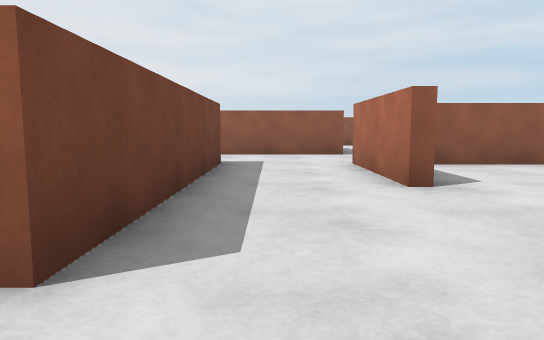
View 1 (above)

20 first-person views from a walk through a scene from a Unity 3-D project. The camera is 0.58 m above the floor, tilts 6° down and sees 70° across. The floor is counted in squares, 1 m on a side. Each view is taken from the middle of a square. On the plan, view 1 faces up. The plan holds only what a view shows up to about 10 squares ahead; the rest is blank. The place goes on beyond the plan.

View 2
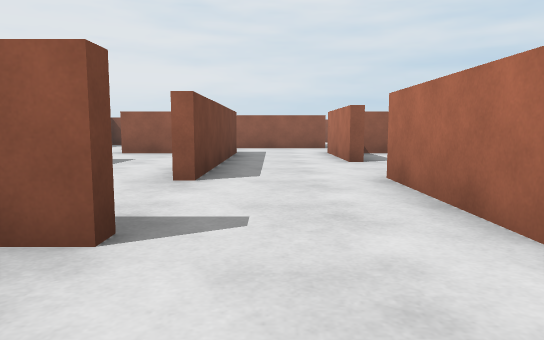

View 3
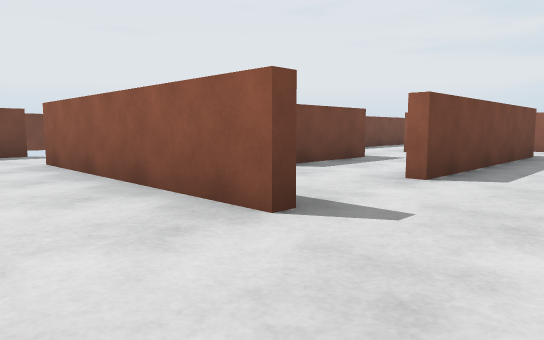

View 4
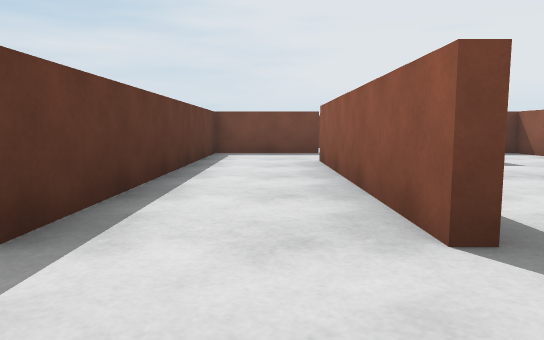

View 5
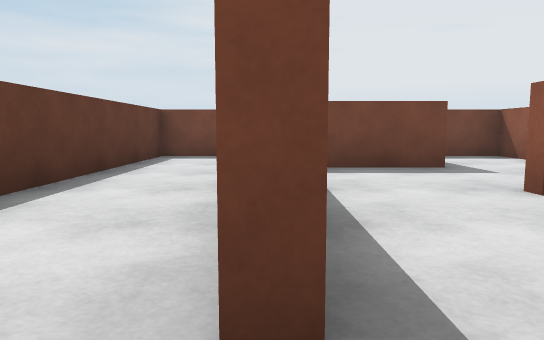

View 6
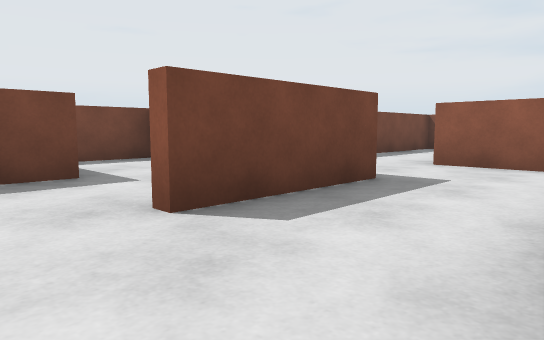

View 7
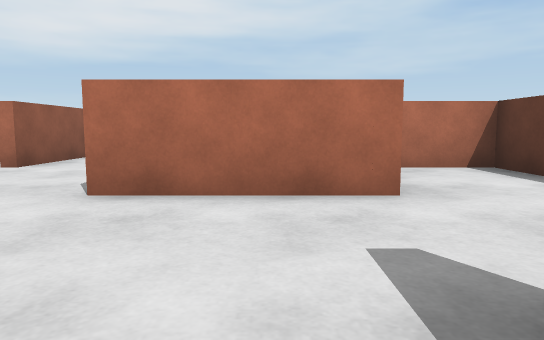

View 8
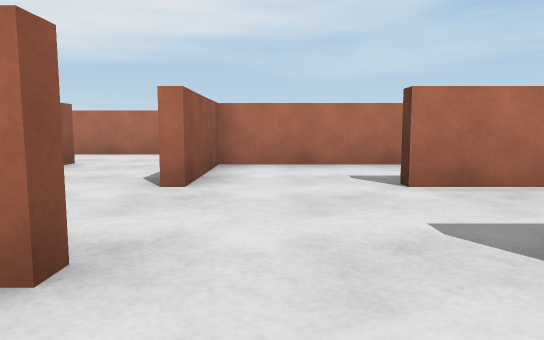

View 9
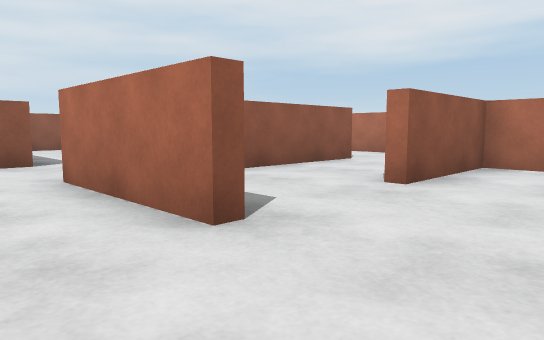

View 10
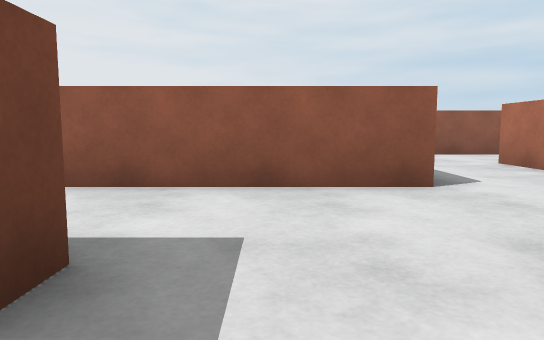

View 11
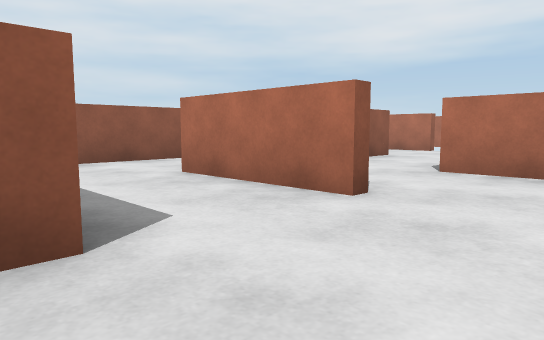

View 12
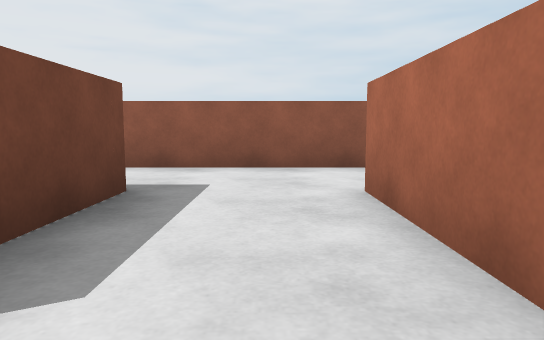

View 13
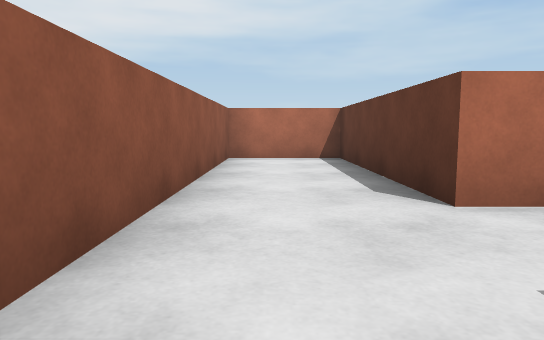

View 14
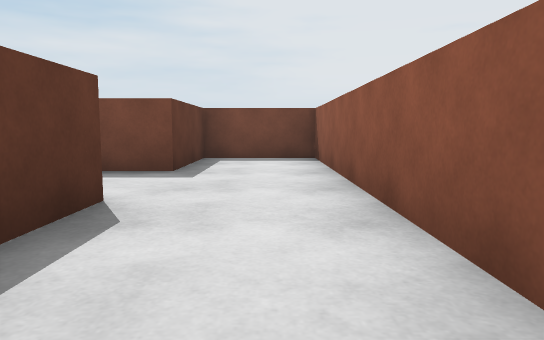

View 15
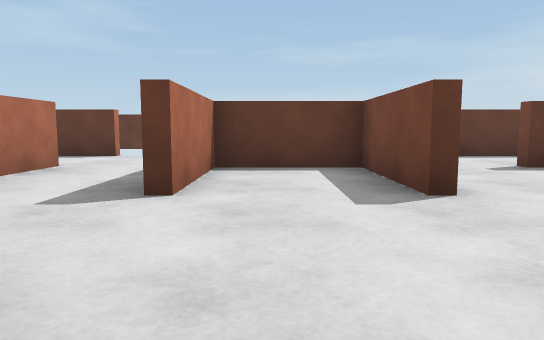

View 16
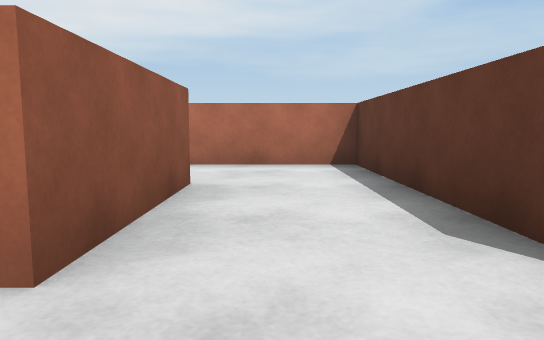

View 17
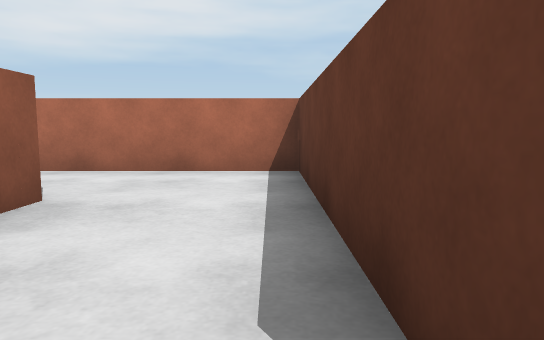

View 18
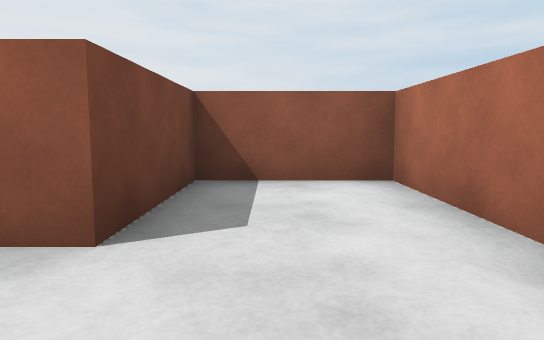

View 19
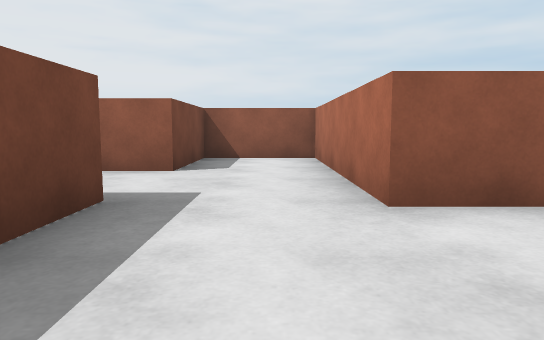

View 20
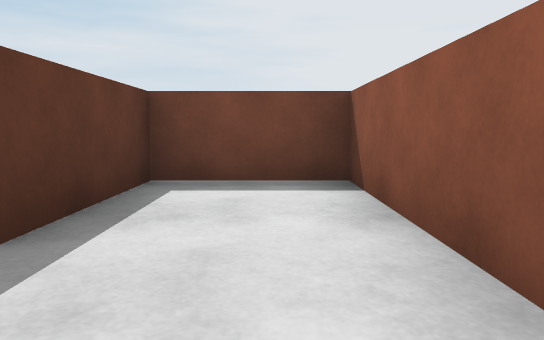

### Floor plan
Key: @ floor where view 1 was taken; # wall or solid block; x gap in a wall; . floor.
Columns run from 9 left of view 1 to 12 right of it. Each row starts with its distance up from view 1.
 14         ###########
 13         #.........#
 12         ####..#####.
 11            #.## ....
 10            #.#.....
  9    #.  #####.#..###
  8     .. .........#.#
  7     ..###..######.#
  6      ...#..#......#
  5      ...#..#......#
  4 #######.#..#.####.##
  3 #.....#.#.......#...
  2 ####..#.#.......#..###
  1    #.......#.#..#.##.#
  0    #.....@.#.#..# #..#
 -1 x..######..###..###..#
 -2 #............#.......#
 -3 #............# ......#
 -4 ########x   ##  ######

Where each view was taken, in squares from view 1:
view 1: 0 up, 0 right, facing up
view 2: 3 down, 0 right, facing up
view 3: 3 down, 1 right, facing up-left
view 4: 2 down, 1 right, facing left
view 5: 1 down, 0 right, facing left
view 6: 0 up, 1 left, facing up-left
view 7: 0 up, 2 left, facing right
view 8: 3 up, 0 right, facing right
view 9: 2 up, 0 right, facing up-right
view 10: 5 up, 0 right, facing up
view 11: 7 up, 1 right, facing up-right
view 12: 8 up, 3 right, facing up
view 13: 13 up, 1 right, facing right
view 14: 13 up, 7 right, facing left
view 15: 5 up, 3 right, facing down
view 16: 2 down, 5 right, facing right
view 17: 3 down, 6 right, facing right
view 18: 3 down, 10 right, facing up
view 19: 1 up, 8 right, facing up
view 20: 3 up, 4 left, facing left
